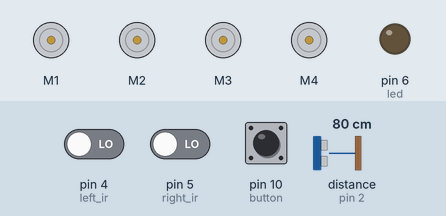
Simulated run of this sketch. Board: Arduino Uno, built with avr-gcc and run on an emulated ATmega328P. Shown: 4 × DC motor (green arrow = forward, orange = backward, longer = faster), output pins drawn as LEDs (lit = HIGH). The inputs (shaded band) are chosen by the test bench; at power-on: pin 10 (button) HIGH, distance to the obstacle (sensor on pin 2) 80 cm, pin 4 (left_ir) LOW, pin 5 (right_ir) LOW. The echo pulse lasts 58.3 µs per cm; pins used as bus, display or sensor lines are not drawn.

Above: at 1.2 s.
1.3 s: pin 10 (button) pulled LOW for 0.15 s
At 1.9 s:
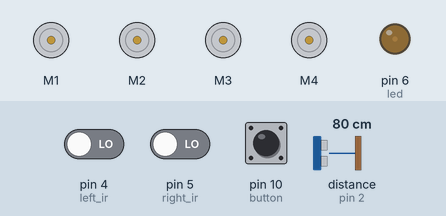
3.0 s: distance to the obstacle (sensor on pin 2) set to 32 cm
4.5 s: distance to the obstacle (sensor on pin 2) set to 28 cm
At 5.4 s:
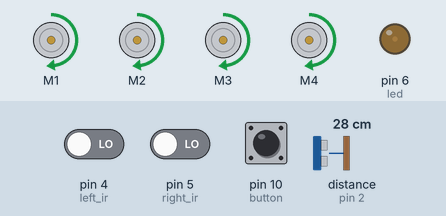
6.0 s: pin 4 (left_ir) driven HIGH
At 6.9 s:
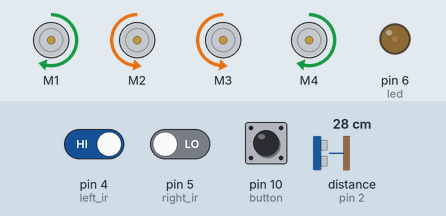
7.5 s: pin 10 (button) pulled LOW for 1 s
At 9.1 s:
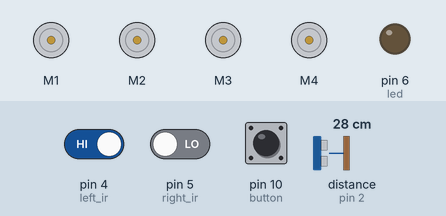
10.0 s: pin 10 (button) pulled LOW for 3.2 s
At 14.4 s:
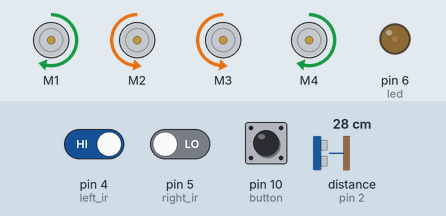
Timing chart, 0 to 15.8 s (numbered marks = the images above; inputs shaded):
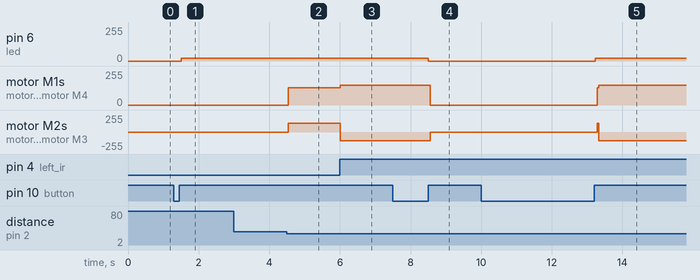

The sketch:

kchen329_custom_lab.ino
```cpp
#include <NewPing.h>
#include <Wire.h>
#include <Adafruit_MotorShield.h>

const int left_ir = 4;
const int right_ir = 5;
const int VCC1 = 12;
const int VCC2 = 13;
const int VCC3 = 8;
const int GND1 = 7;
const int GND2 = 9;
const int trigPin = 3;
const int echoPin = 2;
const int max_dis = 100;
unsigned int distance;
unsigned int left;
unsigned int right;
const int button = 10;
const int led = 6;
int buttonState;
int lastState = HIGH;
bool flag = 0;
const int DUTY = 20;

Adafruit_MotorShield AFMS = Adafruit_MotorShield();
Adafruit_DCMotor *BL = AFMS.getMotor(1);
Adafruit_DCMotor *BR = AFMS.getMotor(2);
Adafruit_DCMotor *FR = AFMS.getMotor(3);
Adafruit_DCMotor *FL = AFMS.getMotor(4);

NewPing sonar(trigPin, echoPin, max_dis);

int checkButtonPress() {
    buttonState = digitalRead(button);
    if(buttonState != lastState) {
        lastState = buttonState;
        if(buttonState == HIGH){
            return HIGH;
        }
    }
    return LOW;
}

typedef struct task
{
    int state;
    unsigned long period;
    unsigned long elapsedTime;
    int (*TickFct)(int);
} task;

const unsigned short tasksNum = 2;
task tasks[tasksNum];

enum CAR_States {STOP, DRIVE, LEFT, RIGHT, PARK};
enum Switch {ON, OFF};

int CAR_Tick(int state) {
  switch (state) {
    case STOP:
      if(distance > 5 && distance <= 30){
        state = DRIVE;
      }else if(right == 0 && left == 1){
        state = RIGHT;
      }else if(right == 1 && left == 0){
        state = LEFT;
      }else{
        state = STOP;
      }
      break;
    case DRIVE:
      if(distance > 30){
        state = STOP;
      }else
      if(right == 0 && left == 1){
        state = RIGHT;
      }else if(right == 1 && left == 0){
        state = LEFT;
      }else{
        state = DRIVE;
      }
      break;
    case LEFT:
      if(right == 0 && left == 0){
        state = DRIVE;
      }else if(right == 0 && left == 1){
        state = RIGHT;
      }else if(right == 1 && left == 1){
        state = STOP;
      }else{
        state = LEFT;
      }
      break;
    case RIGHT:
      if(right == 0 && left == 0){
        state = DRIVE;
      }else if(right == 1 && left == 0){
        state = LEFT;
      }
      else if(right == 1 && left == 1){
        state = STOP;
      }else{
        state = RIGHT;
      }
      break;
     case PARK:
      state = PARK;
      break;
    default:
      state = STOP;
      break;
  }
  switch (state) {
    case STOP:
      BL->setSpeed(0);
      BR->setSpeed(0);
      FR->setSpeed(0);
      FL->setSpeed(0);
      BL->run(RELEASE);
      BR->run(RELEASE);
      FR->run(RELEASE);
      FL->run(RELEASE);
      break;
    case DRIVE:
      BL->setSpeed(130);
      BR->setSpeed(130);
      FR->setSpeed(130);
      FL->setSpeed(130);
      BL->run(FORWARD);
      BR->run(FORWARD);
      FR->run(FORWARD);
      FL->run(FORWARD);
      break;
    case LEFT:
      BL->setSpeed(130);
      BR->setSpeed(150);
      FR->setSpeed(150);
      FL->setSpeed(130);
      BL->run(BACKWARD);
      BR->run(FORWARD);
      FR->run(FORWARD);
      FL->run(BACKWARD);
      break;
    case RIGHT:
      BL->setSpeed(150);
      BR->setSpeed(130);
      FR->setSpeed(130);
      FL->setSpeed(150);
      BL->run(FORWARD);
      BR->run(BACKWARD);
      FR->run(BACKWARD);
      FL->run(FORWARD);
      break;
     case PARK:
      BL->setSpeed(0);
      BR->setSpeed(0);
      FR->setSpeed(0);
      FL->setSpeed(0);
      BL->run(RELEASE);
      BR->run(RELEASE);
      FR->run(RELEASE);
      FL->run(RELEASE);
      break;
  }
  return state;
}

int Switch_Tick(int state){
  switch (state) {
    case ON:
      if(checkButtonPress()){
        state = OFF;
      }
      break;
    case OFF:
      if(checkButtonPress()){
        state = ON;
        flag = 0;
      }
      break;
  }
  switch (state) {
    case ON:
      if(!flag){
        tasks[0].state = STOP;
        flag = !flag;
      }
      analogWrite(led, DUTY);
      break;
    case OFF:
      tasks[0].state = PARK;
      digitalWrite(led, LOW);
      break;
  }
  return state;
}

void setup() {
  Serial.begin(9600);
  pinMode(left_ir, INPUT);
  pinMode(right_ir, INPUT);
  pinMode(VCC1, OUTPUT);
  digitalWrite(VCC1, HIGH);
  pinMode(VCC2, OUTPUT);
  digitalWrite(VCC2, HIGH);
  pinMode(VCC3, OUTPUT);
  digitalWrite(VCC3, HIGH);
  pinMode(GND1, OUTPUT);
  digitalWrite(GND1, LOW);
  pinMode(GND2, OUTPUT);
  digitalWrite(GND2, LOW);
  pinMode(trigPin, OUTPUT);
  pinMode(echoPin, INPUT);
  pinMode(button, INPUT);
  pinMode(led, OUTPUT);
  AFMS.begin();
  unsigned char i = 0;
  tasks[i].state = PARK;
  tasks[i].period = 50;
  tasks[i].elapsedTime = 0;
  tasks[i].TickFct = &CAR_Tick;
  i++;
  tasks[i].state = OFF;
  tasks[i].period = 50;
  tasks[i].elapsedTime = 0;
  tasks[i].TickFct = &Switch_Tick;
}

void loop() {
  distance = sonar.ping_cm();
  left = digitalRead(left_ir);
  right = digitalRead(right_ir);
  unsigned char i;
  for (i = 0; i < tasksNum; ++i) {
    if ( (millis() - tasks[i].elapsedTime) >= tasks[i].period) {
      tasks[i].state = tasks[i].TickFct(tasks[i].state);
      tasks[i].elapsedTime = millis(); // Last time this task was ran
    }
  }
}
```

Measured:
- the behaviour switches between 31 and 30 cm on distance to the obstacle (sensor on pin 2) (found by bisection; images 1 and 2)
- after the input at 1.3 s, pin 6 (led): 0/255 → 20/255 after 0.20 s
- after the input at 3.0 s, every drawn part: stays the same
- after the input at 4.5 s, motor M1–4: stopped → forward 130/255 at once
- after the input at 6.0 s, motor M1, motor M4: forward 130/255 → forward 150/255 at once; motor M2, motor M3: forward 130/255 → backward 130/255 at once
- after the input at 7.5 s, pin 6 (led): 20/255 → 0/255 after 1.0 s; motor M1, motor M4: forward 150/255 → stopped after 1.1 s; motor M2, motor M3: backward 130/255 → stopped after 1.1 s
- after the input at 10.0 s, pin 6 (led): 0/255 → 20/255 after 3.2 s; motor M1, motor M4: stopped → forward 150/255 after 3.3 s; motor M2, motor M3: stopped → backward 130/255 after 3.3 s
